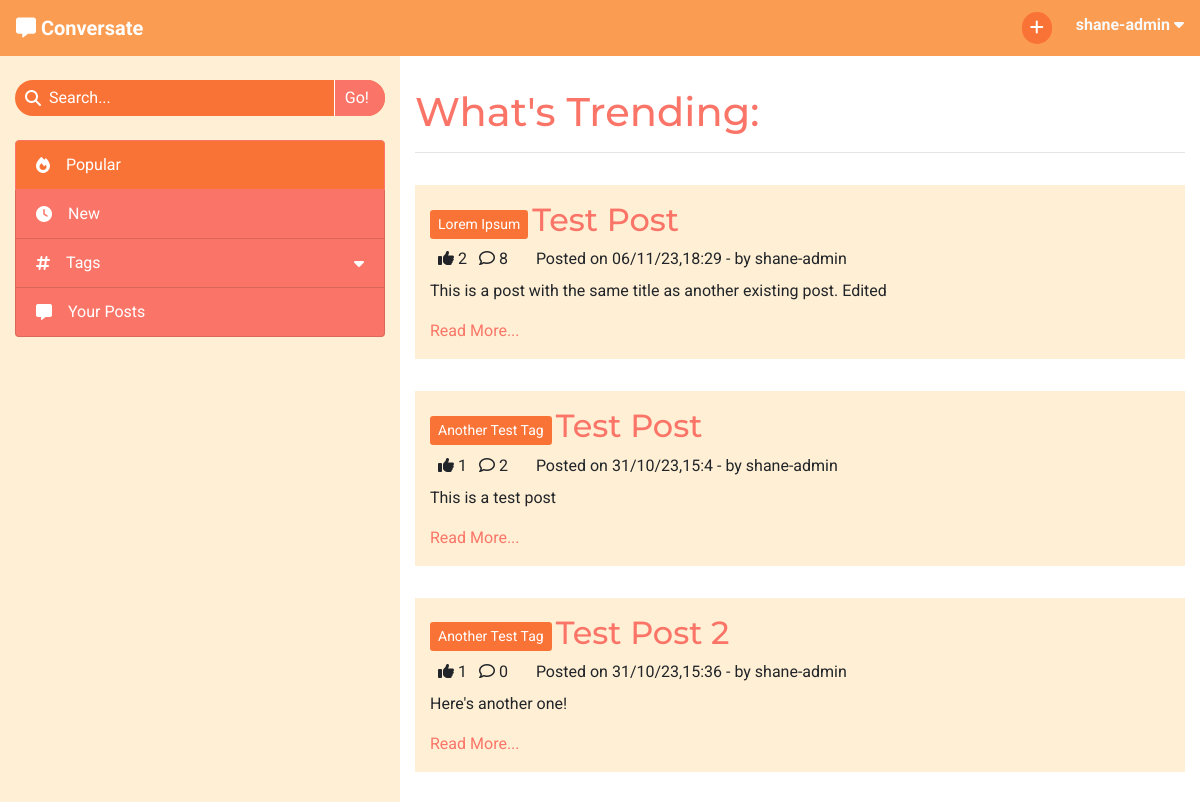
Before: / (signed in, upper part) with the older database file.
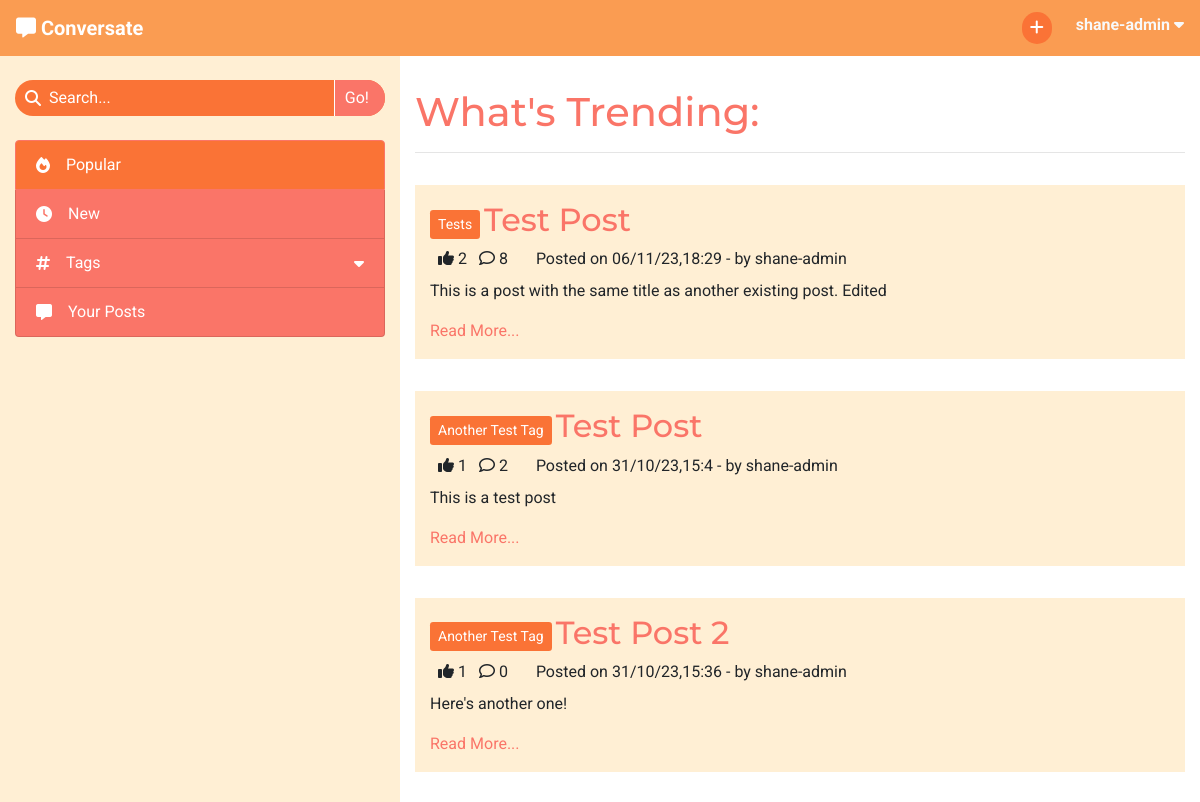
After: the same page with the newer database file.
### forum/models.py (models this page shows, shortened)
class Post(models.Model):
    title = models.CharField(max_length=200)
    slug = models.SlugField(max_length=200, unique=True)
    tag = models.ForeignKey(Tag, on_delete=models.CASCADE,
                            related_name='tagged_posts')
    posted_by = models.ForeignKey(User, on_delete=models.CASCADE,
                                  related_name='added_posts')
    posted_on = models.DateTimeField(auto_now_add=True)
    content = models.TextField()
    edited = models.BooleanField(default=False)
    likes = models.ManyToManyField(User, related_name='post_likes', blank=True)
    approved = models.BooleanField(default=False)
    class Meta:
        ordering = ['-posted_on']
    def number_of_likes(self):
        return self.likes.count()
    def number_of_comments(self):
        return self.comments.count()
    def date_formatted(self):
        day = ''
        if self.posted_on.day < 10:
            day += '0'
        day += str(self.posted_on.day)
        month = ''
        if self.posted_on.month < 10:
            month += '0'
        month += str(self.posted_on.month)
        year = self.posted_on.year % 100
        hour = self.posted_on.hour
        minute = self.posted_on.minute
        return (f'{day}/{month}/{year},{hour}:{minute} -')

class Tag(models.Model):
    name = models.CharField(max_length=30, unique=True)
    def __str__(self):
        return self.name

### forum/views.py (the view)
# urls.py: path('', views.PopularPosts.as_view(), name='home'),
class PopularPosts(View):
    paginate_by = 20
    def get(self, request):
        if not request.user.is_authenticated:
            return redirect('accounts/login')
        posts = Post.objects \
                    .annotate(num_likes=Count('likes')) \
                    .order_by('-num_likes')
        p = Paginator(posts, self.paginate_by)
        page = request.GET.get('page')
        current_posts = p.get_page(page)
        context = {
            'heading': "What's Trending",
            'selected_tab': 'Popular',
            'post_list': current_posts,
            'paginator': p
        }
        return render(
            request,
            'index.html',
            context,
        )

### templates/index.html (shortened to what this page needs)
{% extends "base.html" %}
{% block content %}
<h1>{{ heading }}:</h1>
<hr>
{% for post in post_list %}
    <div class="row post">
        <div class="post-title col-12">
            <a href="#" class="btn btn-sm tag align-middle">{{ post.tag }}</a>
            <a href="{% url 'view_post' post.slug %}" class="anchor-no-style">
                <h2 class="d-inline-block align-middle">{{ post.title }}</h2>
            </a>
        </div>
        <div class="col-12">
            {% if user in post.likes.all %}
                <i class="fa-solid fa-thumbs-up ml-2"></i>
            {% else %}
                <i class="fa-regular fa-thumbs-up ml-2"></i>
            {% endif %}
            {{ post.number_of_likes }}
            <i class="fa-regular fa-comment ml-2"></i>
            {{ post.number_of_comments }}
            <p class="d-inline ml-4">Posted on {{ post.date_formatted }} by {{ post.posted_by }}</p>
        </div>
        <div class="col-12">
            <p class="mt-2">{{ post.content }}</p>
            <a href="{% url 'view_post' post.slug %}">Read More...</a>
        </div>
    </div>
{% endfor %}
{% endblock content %}

Changed rows visible on the page:
changed Post "This is a post with the same title as another existing post. Edited": tag "Lorem Ipsum" → "Tests"
